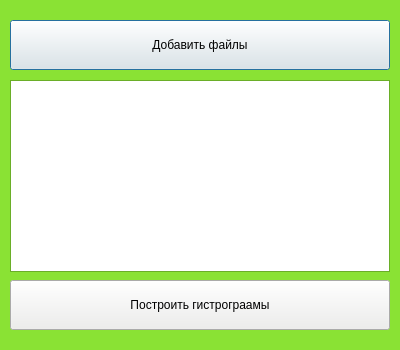
<?xml version="1.0" encoding="UTF-8"?>
<ui version="4.0">
 <class>ExperimentForm</class>
 <widget class="QDialog" name="ExperimentForm">
  <property name="geometry">
   <rect>
    <x>0</x>
    <y>0</y>
    <width>400</width>
    <height>350</height>
   </rect>
  </property>
  <property name="minimumSize">
   <size>
    <width>400</width>
    <height>350</height>
   </size>
  </property>
  <property name="maximumSize">
   <size>
    <width>400</width>
    <height>350</height>
   </size>
  </property>
  <property name="palette">
   <palette>
    <active>
     <colorrole role="WindowText">
      <brush brushstyle="SolidPattern">
       <color alpha="255">
        <red>0</red>
        <green>0</green>
        <blue>0</blue>
       </color>
      </brush>
     </colorrole>
     <colorrole role="Button">
      <brush brushstyle="SolidPattern">
       <color alpha="255">
        <red>138</red>
        <green>226</green>
        <blue>52</blue>
       </color>
      </brush>
     </colorrole>
     <colorrole role="Light">
      <brush brushstyle="SolidPattern">
       <color alpha="255">
        <red>198</red>
        <green>255</green>
        <blue>143</blue>
       </color>
      </brush>
     </colorrole>
     <colorrole role="Midlight">
      <brush brushstyle="SolidPattern">
       <color alpha="255">
        <red>168</red>
        <green>240</green>
        <blue>97</blue>
       </color>
      </brush>
     </colorrole>
     <colorrole role="Dark">
      <brush brushstyle="SolidPattern">
       <color alpha="255">
        <red>69</red>
        <green>113</green>
        <blue>26</blue>
       </color>
      </brush>
     </colorrole>
     <colorrole role="Mid">
      <brush brushstyle="SolidPattern">
       <color alpha="255">
        <red>92</red>
        <green>151</green>
        <blue>34</blue>
       </color>
      </brush>
     </colorrole>
     <colorrole role="Text">
      <brush brushstyle="SolidPattern">
       <color alpha="255">
        <red>0</red>
        <green>0</green>
        <blue>0</blue>
       </color>
      </brush>
     </colorrole>
     <colorrole role="BrightText">
      <brush brushstyle="SolidPattern">
       <color alpha="255">
        <red>255</red>
        <green>255</green>
        <blue>255</blue>
       </color>
      </brush>
     </colorrole>
     <colorrole role="ButtonText">
      <brush brushstyle="SolidPattern">
       <color alpha="255">
        <red>0</red>
        <green>0</green>
        <blue>0</blue>
       </color>
      </brush>
     </colorrole>
     <colorrole role="Base">
      <brush brushstyle="SolidPattern">
       <color alpha="255">
        <red>255</red>
        <green>255</green>
        <blue>255</blue>
       </color>
      </brush>
     </colorrole>
     <colorrole role="Window">
      <brush brushstyle="SolidPattern">
       <color alpha="255">
        <red>138</red>
        <green>226</green>
        <blue>52</blue>
       </color>
      </brush>
     </colorrole>
     <colorrole role="Shadow">
      <brush brushstyle="SolidPattern">
       <color alpha="255">
        <red>0</red>
        <green>0</green>
        <blue>0</blue>
       </color>
      </brush>
     </colorrole>
     <colorrole role="AlternateBase">
      <brush brushstyle="SolidPattern">
       <color alpha="255">
        <red>196</red>
        <green>240</green>
        <blue>153</blue>
       </color>
      </brush>
     </colorrole>
     <colorrole role="ToolTipBase">
      <brush brushstyle="SolidPattern">
       <color alpha="255">
        <red>255</red>
        <green>255</green>
        <blue>220</blue>
       </color>
      </brush>
     </colorrole>
     <colorrole role="ToolTipText">
      <brush brushstyle="SolidPattern">
       <color alpha="255">
        <red>0</red>
        <green>0</green>
        <blue>0</blue>
       </color>
      </brush>
     </colorrole>
     <colorrole role="PlaceholderText">
      <brush brushstyle="SolidPattern">
       <color alpha="128">
        <red>0</red>
        <green>0</green>
        <blue>0</blue>
       </color>
      </brush>
     </colorrole>
    </active>
    <inactive>
     <colorrole role="WindowText">
      <brush brushstyle="SolidPattern">
       <color alpha="255">
        <red>0</red>
        <green>0</green>
        <blue>0</blue>
       </color>
      </brush>
     </colorrole>
     <colorrole role="Button">
      <brush brushstyle="SolidPattern">
       <color alpha="255">
        <red>138</red>
        <green>226</green>
        <blue>52</blue>
       </color>
      </brush>
     </colorrole>
     <colorrole role="Light">
      <brush brushstyle="SolidPattern">
       <color alpha="255">
        <red>198</red>
        <green>255</green>
        <blue>143</blue>
       </color>
      </brush>
     </colorrole>
     <colorrole role="Midlight">
      <brush brushstyle="SolidPattern">
       <color alpha="255">
        <red>168</red>
        <green>240</green>
        <blue>97</blue>
       </color>
      </brush>
     </colorrole>
     <colorrole role="Dark">
      <brush brushstyle="SolidPattern">
       <color alpha="255">
        <red>69</red>
        <green>113</green>
        <blue>26</blue>
       </color>
      </brush>
     </colorrole>
     <colorrole role="Mid">
      <brush brushstyle="SolidPattern">
       <color alpha="255">
        <red>92</red>
        <green>151</green>
        <blue>34</blue>
       </color>
      </brush>
     </colorrole>
     <colorrole role="Text">
      <brush brushstyle="SolidPattern">
       <color alpha="255">
        <red>0</red>
        <green>0</green>
        <blue>0</blue>
       </color>
      </brush>
     </colorrole>
     <colorrole role="BrightText">
      <brush brushstyle="SolidPattern">
       <color alpha="255">
        <red>255</red>
        <green>255</green>
        <blue>255</blue>
       </color>
      </brush>
     </colorrole>
     <colorrole role="ButtonText">
      <brush brushstyle="SolidPattern">
       <color alpha="255">
        <red>0</red>
        <green>0</green>
        <blue>0</blue>
       </color>
      </brush>
     </colorrole>
     <colorrole role="Base">
      <brush brushstyle="SolidPattern">
       <color alpha="255">
        <red>255</red>
        <green>255</green>
        <blue>255</blue>
       </color>
      </brush>
     </colorrole>
     <colorrole role="Window">
      <brush brushstyle="SolidPattern">
       <color alpha="255">
        <red>138</red>
        <green>226</green>
        <blue>52</blue>
       </color>
      </brush>
     </colorrole>
     <colorrole role="Shadow">
      <brush brushstyle="SolidPattern">
       <color alpha="255">
        <red>0</red>
        <green>0</green>
        <blue>0</blue>
       </color>
      </brush>
     </colorrole>
     <colorrole role="AlternateBase">
      <brush brushstyle="SolidPattern">
       <color alpha="255">
        <red>196</red>
        <green>240</green>
        <blue>153</blue>
       </color>
      </brush>
     </colorrole>
     <colorrole role="ToolTipBase">
      <brush brushstyle="SolidPattern">
       <color alpha="255">
        <red>255</red>
        <green>255</green>
        <blue>220</blue>
       </color>
      </brush>
     </colorrole>
     <colorrole role="ToolTipText">
      <brush brushstyle="SolidPattern">
       <color alpha="255">
        <red>0</red>
        <green>0</green>
        <blue>0</blue>
       </color>
      </brush>
     </colorrole>
     <colorrole role="PlaceholderText">
      <brush brushstyle="SolidPattern">
       <color alpha="128">
        <red>0</red>
        <green>0</green>
        <blue>0</blue>
       </color>
      </brush>
     </colorrole>
    </inactive>
    <disabled>
     <colorrole role="WindowText">
      <brush brushstyle="SolidPattern">
       <color alpha="255">
        <red>69</red>
        <green>113</green>
        <blue>26</blue>
       </color>
      </brush>
     </colorrole>
     <colorrole role="Button">
      <brush brushstyle="SolidPattern">
       <color alpha="255">
        <red>138</red>
        <green>226</green>
        <blue>52</blue>
       </color>
      </brush>
     </colorrole>
     <colorrole role="Light">
      <brush brushstyle="SolidPattern">
       <color alpha="255">
        <red>198</red>
        <green>255</green>
        <blue>143</blue>
       </color>
      </brush>
     </colorrole>
     <colorrole role="Midlight">
      <brush brushstyle="SolidPattern">
       <color alpha="255">
        <red>168</red>
        <green>240</green>
        <blue>97</blue>
       </color>
      </brush>
     </colorrole>
     <colorrole role="Dark">
      <brush brushstyle="SolidPattern">
       <color alpha="255">
        <red>69</red>
        <green>113</green>
        <blue>26</blue>
       </color>
      </brush>
     </colorrole>
     <colorrole role="Mid">
      <brush brushstyle="SolidPattern">
       <color alpha="255">
        <red>92</red>
        <green>151</green>
        <blue>34</blue>
       </color>
      </brush>
     </colorrole>
     <colorrole role="Text">
      <brush brushstyle="SolidPattern">
       <color alpha="255">
        <red>69</red>
        <green>113</green>
        <blue>26</blue>
       </color>
      </brush>
     </colorrole>
     <colorrole role="BrightText">
      <brush brushstyle="SolidPattern">
       <color alpha="255">
        <red>255</red>
        <green>255</green>
        <blue>255</blue>
       </color>
      </brush>
     </colorrole>
     <colorrole role="ButtonText">
      <brush brushstyle="SolidPattern">
       <color alpha="255">
        <red>69</red>
        <green>113</green>
        <blue>26</blue>
       </color>
      </brush>
     </colorrole>
     <colorrole role="Base">
      <brush brushstyle="SolidPattern">
       <color alpha="255">
        <red>138</red>
        <green>226</green>
        <blue>52</blue>
       </color>
      </brush>
     </colorrole>
     <colorrole role="Window">
      <brush brushstyle="SolidPattern">
       <color alpha="255">
        <red>138</red>
        <green>226</green>
        <blue>52</blue>
       </color>
      </brush>
     </colorrole>
     <colorrole role="Shadow">
      <brush brushstyle="SolidPattern">
       <color alpha="255">
        <red>0</red>
        <green>0</green>
        <blue>0</blue>
       </color>
      </brush>
     </colorrole>
     <colorrole role="AlternateBase">
      <brush brushstyle="SolidPattern">
       <color alpha="255">
        <red>138</red>
        <green>226</green>
        <blue>52</blue>
       </color>
      </brush>
     </colorrole>
     <colorrole role="ToolTipBase">
      <brush brushstyle="SolidPattern">
       <color alpha="255">
        <red>255</red>
        <green>255</green>
        <blue>220</blue>
       </color>
      </brush>
     </colorrole>
     <colorrole role="ToolTipText">
      <brush brushstyle="SolidPattern">
       <color alpha="255">
        <red>0</red>
        <green>0</green>
        <blue>0</blue>
       </color>
      </brush>
     </colorrole>
     <colorrole role="PlaceholderText">
      <brush brushstyle="SolidPattern">
       <color alpha="128">
        <red>0</red>
        <green>0</green>
        <blue>0</blue>
       </color>
      </brush>
     </colorrole>
    </disabled>
   </palette>
  </property>
  <property name="windowTitle">
   <string>Эксперимент</string>
  </property>
  <widget class="QPushButton" name="pushButton">
   <property name="geometry">
    <rect>
     <x>10</x>
     <y>20</y>
     <width>380</width>
     <height>50</height>
    </rect>
   </property>
   <property name="palette">
    <palette>
     <active>
      <colorrole role="WindowText">
       <brush brushstyle="SolidPattern">
        <color alpha="255">
         <red>0</red>
         <green>0</green>
         <blue>0</blue>
        </color>
       </brush>
      </colorrole>
      <colorrole role="Button">
       <brush brushstyle="SolidPattern">
        <color alpha="255">
         <red>238</red>
         <green>238</green>
         <blue>236</blue>
        </color>
       </brush>
      </colorrole>
      <colorrole role="Light">
       <brush brushstyle="SolidPattern">
        <color alpha="255">
         <red>255</red>
         <green>255</green>
         <blue>255</blue>
        </color>
       </brush>
      </colorrole>
      <colorrole role="Midlight">
       <brush brushstyle="SolidPattern">
        <color alpha="255">
         <red>246</red>
         <green>246</green>
         <blue>245</blue>
        </color>
       </brush>
      </colorrole>
      <colorrole role="Dark">
       <brush brushstyle="SolidPattern">
        <color alpha="255">
         <red>119</red>
         <green>119</green>
         <blue>118</blue>
        </color>
       </brush>
      </colorrole>
      <colorrole role="Mid">
       <brush brushstyle="SolidPattern">
        <color alpha="255">
         <red>159</red>
         <green>159</green>
         <blue>157</blue>
        </color>
       </brush>
      </colorrole>
      <colorrole role="Text">
       <brush brushstyle="SolidPattern">
        <color alpha="255">
         <red>0</red>
         <green>0</green>
         <blue>0</blue>
        </color>
       </brush>
      </colorrole>
      <colorrole role="BrightText">
       <brush brushstyle="SolidPattern">
        <color alpha="255">
         <red>255</red>
         <green>255</green>
         <blue>255</blue>
        </color>
       </brush>
      </colorrole>
      <colorrole role="ButtonText">
       <brush brushstyle="SolidPattern">
        <color alpha="255">
         <red>0</red>
         <green>0</green>
         <blue>0</blue>
        </color>
       </brush>
      </colorrole>
      <colorrole role="Base">
       <brush brushstyle="SolidPattern">
        <color alpha="255">
         <red>255</red>
         <green>255</green>
         <blue>255</blue>
        </color>
       </brush>
      </colorrole>
      <colorrole role="Window">
       <brush brushstyle="SolidPattern">
        <color alpha="255">
         <red>238</red>
         <green>238</green>
         <blue>236</blue>
        </color>
       </brush>
      </colorrole>
      <colorrole role="Shadow">
       <brush brushstyle="SolidPattern">
        <color alpha="255">
         <red>0</red>
         <green>0</green>
         <blue>0</blue>
        </color>
       </brush>
      </colorrole>
      <colorrole role="AlternateBase">
       <brush brushstyle="SolidPattern">
        <color alpha="255">
         <red>246</red>
         <green>246</green>
         <blue>245</blue>
        </color>
       </brush>
      </colorrole>
      <colorrole role="ToolTipBase">
       <brush brushstyle="SolidPattern">
        <color alpha="255">
         <red>255</red>
         <green>255</green>
         <blue>220</blue>
        </color>
       </brush>
      </colorrole>
      <colorrole role="ToolTipText">
       <brush brushstyle="SolidPattern">
        <color alpha="255">
         <red>0</red>
         <green>0</green>
         <blue>0</blue>
        </color>
       </brush>
      </colorrole>
      <colorrole role="PlaceholderText">
       <brush brushstyle="SolidPattern">
        <color alpha="128">
         <red>0</red>
         <green>0</green>
         <blue>0</blue>
        </color>
       </brush>
      </colorrole>
     </active>
     <inactive>
      <colorrole role="WindowText">
       <brush brushstyle="SolidPattern">
        <color alpha="255">
         <red>0</red>
         <green>0</green>
         <blue>0</blue>
        </color>
       </brush>
      </colorrole>
      <colorrole role="Button">
       <brush brushstyle="SolidPattern">
        <color alpha="255">
         <red>238</red>
         <green>238</green>
         <blue>236</blue>
        </color>
       </brush>
      </colorrole>
      <colorrole role="Light">
       <brush brushstyle="SolidPattern">
        <color alpha="255">
         <red>255</red>
         <green>255</green>
         <blue>255</blue>
        </color>
       </brush>
      </colorrole>
      <colorrole role="Midlight">
       <brush brushstyle="SolidPattern">
        <color alpha="255">
         <red>246</red>
         <green>246</green>
         <blue>245</blue>
        </color>
       </brush>
      </colorrole>
      <colorrole role="Dark">
       <brush brushstyle="SolidPattern">
        <color alpha="255">
         <red>119</red>
         <green>119</green>
         <blue>118</blue>
        </color>
       </brush>
      </colorrole>
      <colorrole role="Mid">
       <brush brushstyle="SolidPattern">
        <color alpha="255">
         <red>159</red>
         <green>159</green>
         <blue>157</blue>
        </color>
       </brush>
      </colorrole>
      <colorrole role="Text">
       <brush brushstyle="SolidPattern">
        <color alpha="255">
         <red>0</red>
         <green>0</green>
         <blue>0</blue>
        </color>
       </brush>
      </colorrole>
      <colorrole role="BrightText">
       <brush brushstyle="SolidPattern">
        <color alpha="255">
         <red>255</red>
         <green>255</green>
         <blue>255</blue>
        </color>
       </brush>
      </colorrole>
      <colorrole role="ButtonText">
       <brush brushstyle="SolidPattern">
        <color alpha="255">
         <red>0</red>
         <green>0</green>
         <blue>0</blue>
        </color>
       </brush>
      </colorrole>
      <colorrole role="Base">
       <brush brushstyle="SolidPattern">
        <color alpha="255">
         <red>255</red>
         <green>255</green>
         <blue>255</blue>
        </color>
       </brush>
      </colorrole>
      <colorrole role="Window">
       <brush brushstyle="SolidPattern">
        <color alpha="255">
         <red>238</red>
         <green>238</green>
         <blue>236</blue>
        </color>
       </brush>
      </colorrole>
      <colorrole role="Shadow">
       <brush brushstyle="SolidPattern">
        <color alpha="255">
         <red>0</red>
         <green>0</green>
         <blue>0</blue>
        </color>
       </brush>
      </colorrole>
      <colorrole role="AlternateBase">
       <brush brushstyle="SolidPattern">
        <color alpha="255">
         <red>246</red>
         <green>246</green>
         <blue>245</blue>
        </color>
       </brush>
      </colorrole>
      <colorrole role="ToolTipBase">
       <brush brushstyle="SolidPattern">
        <color alpha="255">
         <red>255</red>
         <green>255</green>
         <blue>220</blue>
        </color>
       </brush>
      </colorrole>
      <colorrole role="ToolTipText">
       <brush brushstyle="SolidPattern">
        <color alpha="255">
         <red>0</red>
         <green>0</green>
         <blue>0</blue>
        </color>
       </brush>
      </colorrole>
      <colorrole role="PlaceholderText">
       <brush brushstyle="SolidPattern">
        <color alpha="128">
         <red>0</red>
         <green>0</green>
         <blue>0</blue>
        </color>
       </brush>
      </colorrole>
     </inactive>
     <disabled>
      <colorrole role="WindowText">
       <brush brushstyle="SolidPattern">
        <color alpha="255">
         <red>119</red>
         <green>119</green>
         <blue>118</blue>
        </color>
       </brush>
      </colorrole>
      <colorrole role="Button">
       <brush brushstyle="SolidPattern">
        <color alpha="255">
         <red>238</red>
         <green>238</green>
         <blue>236</blue>
        </color>
       </brush>
      </colorrole>
      <colorrole role="Light">
       <brush brushstyle="SolidPattern">
        <color alpha="255">
         <red>255</red>
         <green>255</green>
         <blue>255</blue>
        </color>
       </brush>
      </colorrole>
      <colorrole role="Midlight">
       <brush brushstyle="SolidPattern">
        <color alpha="255">
         <red>246</red>
         <green>246</green>
         <blue>245</blue>
        </color>
       </brush>
      </colorrole>
      <colorrole role="Dark">
       <brush brushstyle="SolidPattern">
        <color alpha="255">
         <red>119</red>
         <green>119</green>
         <blue>118</blue>
        </color>
       </brush>
      </colorrole>
      <colorrole role="Mid">
       <brush brushstyle="SolidPattern">
        <color alpha="255">
         <red>159</red>
         <green>159</green>
         <blue>157</blue>
        </color>
       </brush>
      </colorrole>
      <colorrole role="Text">
       <brush brushstyle="SolidPattern">
        <color alpha="255">
         <red>119</red>
         <green>119</green>
         <blue>118</blue>
        </color>
       </brush>
      </colorrole>
      <colorrole role="BrightText">
       <brush brushstyle="SolidPattern">
        <color alpha="255">
         <red>255</red>
         <green>255</green>
         <blue>255</blue>
        </color>
       </brush>
      </colorrole>
      <colorrole role="ButtonText">
       <brush brushstyle="SolidPattern">
        <color alpha="255">
         <red>119</red>
         <green>119</green>
         <blue>118</blue>
        </color>
       </brush>
      </colorrole>
      <colorrole role="Base">
       <brush brushstyle="SolidPattern">
        <color alpha="255">
         <red>238</red>
         <green>238</green>
         <blue>236</blue>
        </color>
       </brush>
      </colorrole>
      <colorrole role="Window">
       <brush brushstyle="SolidPattern">
        <color alpha="255">
         <red>238</red>
         <green>238</green>
         <blue>236</blue>
        </color>
       </brush>
      </colorrole>
      <colorrole role="Shadow">
       <brush brushstyle="SolidPattern">
        <color alpha="255">
         <red>0</red>
         <green>0</green>
         <blue>0</blue>
        </color>
       </brush>
      </colorrole>
      <colorrole role="AlternateBase">
       <brush brushstyle="SolidPattern">
        <color alpha="255">
         <red>238</red>
         <green>238</green>
         <blue>236</blue>
        </color>
       </brush>
      </colorrole>
      <colorrole role="ToolTipBase">
       <brush brushstyle="SolidPattern">
        <color alpha="255">
         <red>255</red>
         <green>255</green>
         <blue>220</blue>
        </color>
       </brush>
      </colorrole>
      <colorrole role="ToolTipText">
       <brush brushstyle="SolidPattern">
        <color alpha="255">
         <red>0</red>
         <green>0</green>
         <blue>0</blue>
        </color>
       </brush>
      </colorrole>
      <colorrole role="PlaceholderText">
       <brush brushstyle="SolidPattern">
        <color alpha="128">
         <red>0</red>
         <green>0</green>
         <blue>0</blue>
        </color>
       </brush>
      </colorrole>
     </disabled>
    </palette>
   </property>
   <property name="text">
    <string>Добавить файлы</string>
   </property>
  </widget>
  <widget class="QPushButton" name="pushButton_2">
   <property name="geometry">
    <rect>
     <x>10</x>
     <y>280</y>
     <width>380</width>
     <height>50</height>
    </rect>
   </property>
   <property name="palette">
    <palette>
     <active>
      <colorrole role="WindowText">
       <brush brushstyle="SolidPattern">
        <color alpha="255">
         <red>0</red>
         <green>0</green>
         <blue>0</blue>
        </color>
       </brush>
      </colorrole>
      <colorrole role="Button">
       <brush brushstyle="SolidPattern">
        <color alpha="255">
         <red>238</red>
         <green>238</green>
         <blue>236</blue>
        </color>
       </brush>
      </colorrole>
      <colorrole role="Light">
       <brush brushstyle="SolidPattern">
        <color alpha="255">
         <red>255</red>
         <green>255</green>
         <blue>255</blue>
        </color>
       </brush>
      </colorrole>
      <colorrole role="Midlight">
       <brush brushstyle="SolidPattern">
        <color alpha="255">
         <red>246</red>
         <green>246</green>
         <blue>245</blue>
        </color>
       </brush>
      </colorrole>
      <colorrole role="Dark">
       <brush brushstyle="SolidPattern">
        <color alpha="255">
         <red>119</red>
         <green>119</green>
         <blue>118</blue>
        </color>
       </brush>
      </colorrole>
      <colorrole role="Mid">
       <brush brushstyle="SolidPattern">
        <color alpha="255">
         <red>159</red>
         <green>159</green>
         <blue>157</blue>
        </color>
       </brush>
      </colorrole>
      <colorrole role="Text">
       <brush brushstyle="SolidPattern">
        <color alpha="255">
         <red>0</red>
         <green>0</green>
         <blue>0</blue>
        </color>
       </brush>
      </colorrole>
      <colorrole role="BrightText">
       <brush brushstyle="SolidPattern">
        <color alpha="255">
         <red>255</red>
         <green>255</green>
         <blue>255</blue>
        </color>
       </brush>
      </colorrole>
      <colorrole role="ButtonText">
       <brush brushstyle="SolidPattern">
        <color alpha="255">
         <red>0</red>
         <green>0</green>
         <blue>0</blue>
        </color>
       </brush>
      </colorrole>
      <colorrole role="Base">
       <brush brushstyle="SolidPattern">
        <color alpha="255">
         <red>255</red>
         <green>255</green>
         <blue>255</blue>
        </color>
       </brush>
      </colorrole>
      <colorrole role="Window">
       <brush brushstyle="SolidPattern">
        <color alpha="255">
         <red>238</red>
         <green>238</green>
         <blue>236</blue>
        </color>
       </brush>
      </colorrole>
      <colorrole role="Shadow">
       <brush brushstyle="SolidPattern">
        <color alpha="255">
         <red>0</red>
         <green>0</green>
         <blue>0</blue>
        </color>
       </brush>
      </colorrole>
      <colorrole role="AlternateBase">
       <brush brushstyle="SolidPattern">
        <color alpha="255">
         <red>246</red>
         <green>246</green>
         <blue>245</blue>
        </color>
       </brush>
      </colorrole>
      <colorrole role="ToolTipBase">
       <brush brushstyle="SolidPattern">
        <color alpha="255">
         <red>255</red>
         <green>255</green>
         <blue>220</blue>
        </color>
       </brush>
      </colorrole>
      <colorrole role="ToolTipText">
       <brush brushstyle="SolidPattern">
        <color alpha="255">
         <red>0</red>
         <green>0</green>
         <blue>0</blue>
        </color>
       </brush>
      </colorrole>
      <colorrole role="PlaceholderText">
       <brush brushstyle="SolidPattern">
        <color alpha="128">
         <red>0</red>
         <green>0</green>
         <blue>0</blue>
        </color>
       </brush>
      </colorrole>
     </active>
     <inactive>
      <colorrole role="WindowText">
       <brush brushstyle="SolidPattern">
        <color alpha="255">
         <red>0</red>
         <green>0</green>
         <blue>0</blue>
        </color>
       </brush>
      </colorrole>
      <colorrole role="Button">
       <brush brushstyle="SolidPattern">
        <color alpha="255">
         <red>238</red>
         <green>238</green>
         <blue>236</blue>
        </color>
       </brush>
      </colorrole>
      <colorrole role="Light">
       <brush brushstyle="SolidPattern">
        <color alpha="255">
         <red>255</red>
         <green>255</green>
         <blue>255</blue>
        </color>
       </brush>
      </colorrole>
      <colorrole role="Midlight">
       <brush brushstyle="SolidPattern">
        <color alpha="255">
         <red>246</red>
         <green>246</green>
         <blue>245</blue>
        </color>
       </brush>
      </colorrole>
      <colorrole role="Dark">
       <brush brushstyle="SolidPattern">
        <color alpha="255">
         <red>119</red>
         <green>119</green>
         <blue>118</blue>
        </color>
       </brush>
      </colorrole>
      <colorrole role="Mid">
       <brush brushstyle="SolidPattern">
        <color alpha="255">
         <red>159</red>
         <green>159</green>
         <blue>157</blue>
        </color>
       </brush>
      </colorrole>
      <colorrole role="Text">
       <brush brushstyle="SolidPattern">
        <color alpha="255">
         <red>0</red>
         <green>0</green>
         <blue>0</blue>
        </color>
       </brush>
      </colorrole>
      <colorrole role="BrightText">
       <brush brushstyle="SolidPattern">
        <color alpha="255">
         <red>255</red>
         <green>255</green>
         <blue>255</blue>
        </color>
       </brush>
      </colorrole>
      <colorrole role="ButtonText">
       <brush brushstyle="SolidPattern">
        <color alpha="255">
         <red>0</red>
         <green>0</green>
         <blue>0</blue>
        </color>
       </brush>
      </colorrole>
      <colorrole role="Base">
       <brush brushstyle="SolidPattern">
        <color alpha="255">
         <red>255</red>
         <green>255</green>
         <blue>255</blue>
        </color>
       </brush>
      </colorrole>
      <colorrole role="Window">
       <brush brushstyle="SolidPattern">
        <color alpha="255">
         <red>238</red>
         <green>238</green>
         <blue>236</blue>
        </color>
       </brush>
      </colorrole>
      <colorrole role="Shadow">
       <brush brushstyle="SolidPattern">
        <color alpha="255">
         <red>0</red>
         <green>0</green>
         <blue>0</blue>
        </color>
       </brush>
      </colorrole>
      <colorrole role="AlternateBase">
       <brush brushstyle="SolidPattern">
        <color alpha="255">
         <red>246</red>
         <green>246</green>
         <blue>245</blue>
        </color>
       </brush>
      </colorrole>
      <colorrole role="ToolTipBase">
       <brush brushstyle="SolidPattern">
        <color alpha="255">
         <red>255</red>
         <green>255</green>
         <blue>220</blue>
        </color>
       </brush>
      </colorrole>
      <colorrole role="ToolTipText">
       <brush brushstyle="SolidPattern">
        <color alpha="255">
         <red>0</red>
         <green>0</green>
         <blue>0</blue>
        </color>
       </brush>
      </colorrole>
      <colorrole role="PlaceholderText">
       <brush brushstyle="SolidPattern">
        <color alpha="128">
         <red>0</red>
         <green>0</green>
         <blue>0</blue>
        </color>
       </brush>
      </colorrole>
     </inactive>
     <disabled>
      <colorrole role="WindowText">
       <brush brushstyle="SolidPattern">
        <color alpha="255">
         <red>119</red>
         <green>119</green>
         <blue>118</blue>
        </color>
       </brush>
      </colorrole>
      <colorrole role="Button">
       <brush brushstyle="SolidPattern">
        <color alpha="255">
         <red>238</red>
         <green>238</green>
         <blue>236</blue>
        </color>
       </brush>
      </colorrole>
      <colorrole role="Light">
       <brush brushstyle="SolidPattern">
        <color alpha="255">
         <red>255</red>
         <green>255</green>
         <blue>255</blue>
        </color>
       </brush>
      </colorrole>
      <colorrole role="Midlight">
       <brush brushstyle="SolidPattern">
        <color alpha="255">
         <red>246</red>
         <green>246</green>
         <blue>245</blue>
        </color>
       </brush>
      </colorrole>
      <colorrole role="Dark">
       <brush brushstyle="SolidPattern">
        <color alpha="255">
         <red>119</red>
         <green>119</green>
         <blue>118</blue>
        </color>
       </brush>
      </colorrole>
      <colorrole role="Mid">
       <brush brushstyle="SolidPattern">
        <color alpha="255">
         <red>159</red>
         <green>159</green>
         <blue>157</blue>
        </color>
       </brush>
      </colorrole>
      <colorrole role="Text">
       <brush brushstyle="SolidPattern">
        <color alpha="255">
         <red>119</red>
         <green>119</green>
         <blue>118</blue>
        </color>
       </brush>
      </colorrole>
      <colorrole role="BrightText">
       <brush brushstyle="SolidPattern">
        <color alpha="255">
         <red>255</red>
         <green>255</green>
         <blue>255</blue>
        </color>
       </brush>
      </colorrole>
      <colorrole role="ButtonText">
       <brush brushstyle="SolidPattern">
        <color alpha="255">
         <red>119</red>
         <green>119</green>
         <blue>118</blue>
        </color>
       </brush>
      </colorrole>
      <colorrole role="Base">
       <brush brushstyle="SolidPattern">
        <color alpha="255">
         <red>238</red>
         <green>238</green>
         <blue>236</blue>
        </color>
       </brush>
      </colorrole>
      <colorrole role="Window">
       <brush brushstyle="SolidPattern">
        <color alpha="255">
         <red>238</red>
         <green>238</green>
         <blue>236</blue>
        </color>
       </brush>
      </colorrole>
      <colorrole role="Shadow">
       <brush brushstyle="SolidPattern">
        <color alpha="255">
         <red>0</red>
         <green>0</green>
         <blue>0</blue>
        </color>
       </brush>
      </colorrole>
      <colorrole role="AlternateBase">
       <brush brushstyle="SolidPattern">
        <color alpha="255">
         <red>238</red>
         <green>238</green>
         <blue>236</blue>
        </color>
       </brush>
      </colorrole>
      <colorrole role="ToolTipBase">
       <brush brushstyle="SolidPattern">
        <color alpha="255">
         <red>255</red>
         <green>255</green>
         <blue>220</blue>
        </color>
       </brush>
      </colorrole>
      <colorrole role="ToolTipText">
       <brush brushstyle="SolidPattern">
        <color alpha="255">
         <red>0</red>
         <green>0</green>
         <blue>0</blue>
        </color>
       </brush>
      </colorrole>
      <colorrole role="PlaceholderText">
       <brush brushstyle="SolidPattern">
        <color alpha="128">
         <red>0</red>
         <green>0</green>
         <blue>0</blue>
        </color>
       </brush>
      </colorrole>
     </disabled>
    </palette>
   </property>
   <property name="text">
    <string>Построить гистрограамы</string>
   </property>
  </widget>
  <widget class="QListWidget" name="listWidget">
   <property name="geometry">
    <rect>
     <x>10</x>
     <y>80</y>
     <width>380</width>
     <height>192</height>
    </rect>
   </property>
  </widget>
 </widget>
 <resources/>
 <connections/>
</ui>
